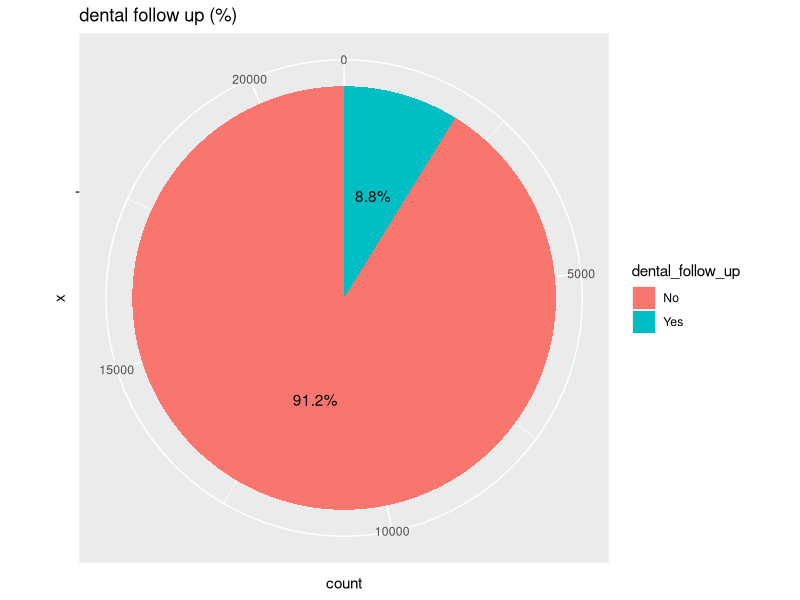
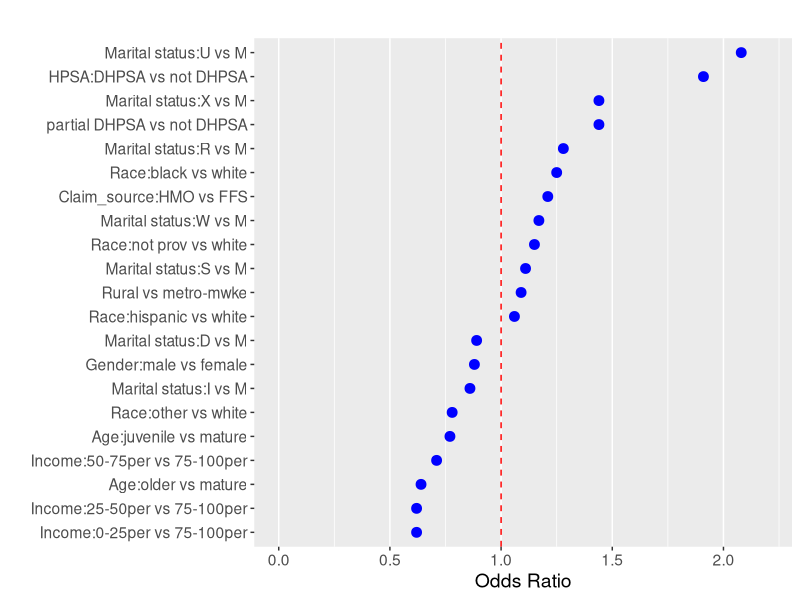
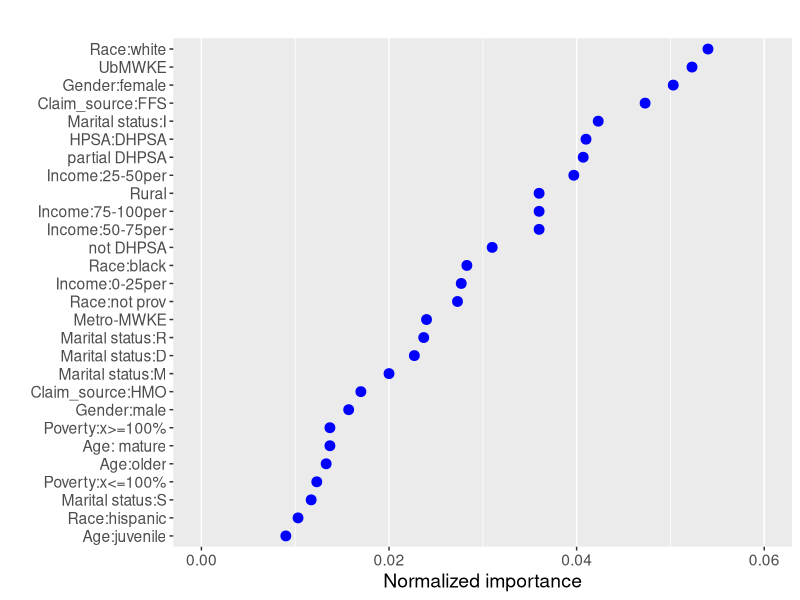
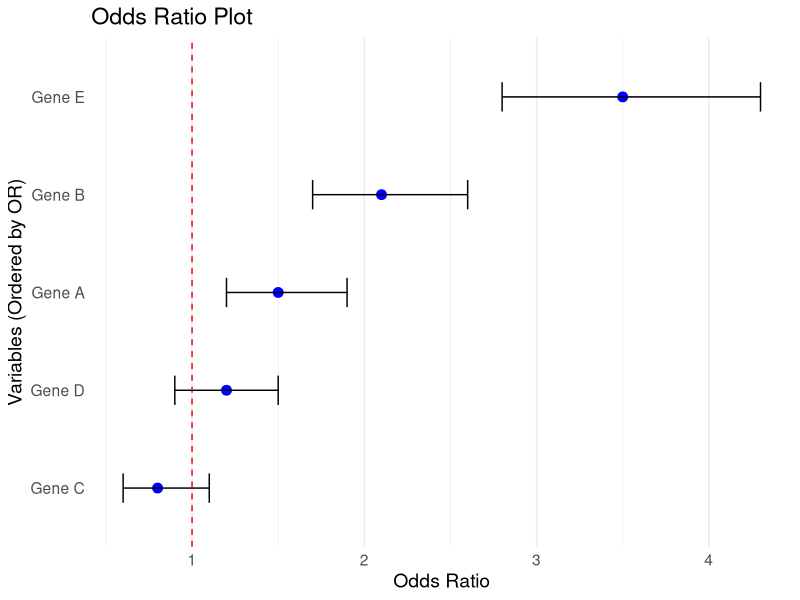
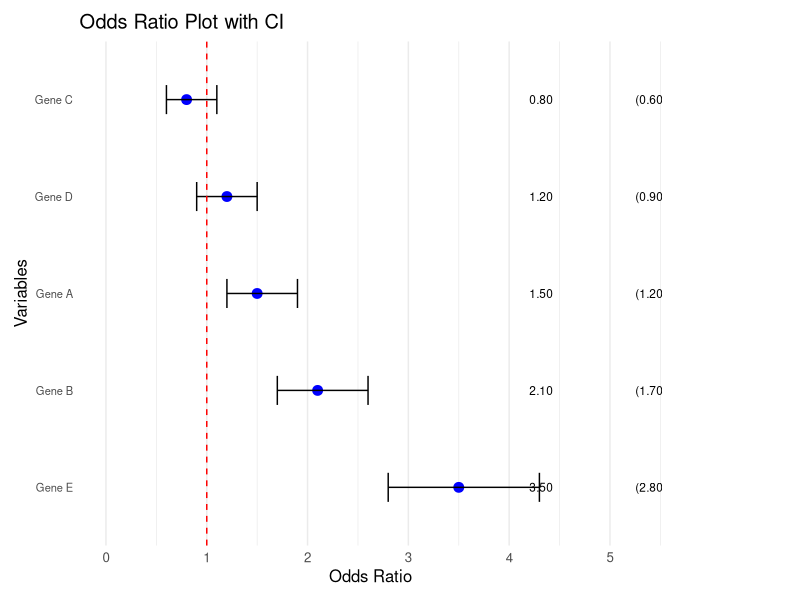

The R source for these figures, in order:
## ---- chunk 1
library(ggplot2)
## ---- chunk 2
data <- data.frame(
  dental_follow_up = c("Yes", "No"),
  count = c(1882, 19504)
)



library(scales)  # For percentage labels

# Compute percentages
data$percent <- round(100 * data$count / sum(data$count), 1)

ggplot(data, aes(x = "", y = count, fill = dental_follow_up)) +
  geom_bar(stat = "identity", width = 1) +
  coord_polar(theta = "y") +
  geom_text(aes(label = paste0(percent, "%")), position = position_stack(vjust = 0.5)) +
  labs(title = "dental follow up (%)") #+
  #theme_void()
data
## ---- chunk 3
data <- data.frame(
  Variable = c("Claim_source:HMO vs FFS", "Gender:male vs female", "Race:black vs white", "Race:hispanic vs white", "Race:not prov vs white", "Race:other vs white", "Age:juvenile vs mature", "Age:older vs mature", "HPSA:DHPSA vs not DHPSA", "partial DHPSA vs not DHPSA", "Rural vs metro-mwke", "Income:0-25per vs 75-100per", "Income:25-50per vs 75-100per", "Income:50-75per vs 75-100per", "Marital status:D vs M", "Marital status:I vs M", "Marital status:R vs M", "Marital status:S vs M", "Marital status:U vs M", "Marital status:W vs M", "Marital status:X vs M"),
  OddsRatio = c(1.21, 0.88, 1.25, 1.06, 1.15, 0.78, 0.77, 0.64, 1.91, 1.44, 1.09, 0.62, 0.62, 0.71, 0.89, 0.86, 1.28, 1.11, 2.08, 1.17, 1.44)
 # CI_Lower = c(1.2, 1.7, 0.6, 0.9, 2.8),
#  CI_Upper = c(1.9, 2.6, 1.1, 1.5, 4.3)
)

# Order Variable by OddsRatio
data$Variable <- factor(data$Variable, levels = data$Variable[order(data$OddsRatio)])


ggplot(data, aes(x = OddsRatio, y = Variable)) +
  xlim(c(0,2.2))+
  geom_point(size = 3, color = "blue") +  # Plot odds ratio as points
  #geom_errorbarh(aes(xmin = CI_Lower, xmax = CI_Upper), height = 0.3, color = "black") +  # Add confidence intervals
  geom_vline(xintercept = 1, linetype = "dashed", color = "red") +  # Reference line at OR=1
  #theme_minimal() +
  labs(
    title = "",
    x = "Odds Ratio",
    y = ""
  ) +
  theme(
    text = element_text(size = 14),
    panel.grid.major.y = element_blank()
  )

## ---- chunk 4
data <- data.frame(
  Variable = c("Claim_source:HMO", "Claim_source:FFS",  "Gender:male", "Gender:female", "Race:white", 
               "Race:black", "Race:not prov", "Race:hispanic", "Income:25-50per", "Income:50-75per", 
               "Income:75-100per", "Income:0-25per", "Age: mature", "Age:older","Age:juvenile", 
               "HPSA:DHPSA", "partial DHPSA", "not DHPSA", "Rural",  "Metro-MWKE", 
               "UbMWKE", "Marital status:D",  "Marital status:M", "Marital status:I", "Marital status:R", 
               "Marital status:S", "Poverty:x>=100%", "Poverty:x<=100%"),
  OddsRatio = c(0.017, 0.0473, 0.0157, 0.0503, 0.054,
                0.0283, 0.0273, 0.0103, 0.0397, 0.036, 
                0.036, 0.0277, 0.0137, 0.0133, 0.009, 
                0.041, 0.0407, 0.031, 0.036, 0.024, 
                0.0523, 0.0227, 0.02, 0.0423, 0.0237, 
                0.0117, 0.0137, 0.0123)
 # CI_Lower = c(1.2, 1.7, 0.6, 0.9, 2.8),
#  CI_Upper = c(1.9, 2.6, 1.1, 1.5, 4.3)
)

# Order Variable by OddsRatio
data$Variable <- factor(data$Variable, levels = data$Variable[order(data$OddsRatio)])


ggplot(data, aes(x = OddsRatio, y = Variable)) +
  xlim(c(0,0.06))+
  geom_point(size = 3, color = "blue") +  # Plot odds ratio as points
  #geom_errorbarh(aes(xmin = CI_Lower, xmax = CI_Upper), height = 0.3, color = "black") +  # Add confidence intervals
  #geom_vline(xintercept = 1, linetype = "dashed", color = "red") +  # Reference line at OR=1
  #theme_minimal() +
  labs(
    title = "",
    x = "Normalized importance",
    y = ""
  ) +
  theme(
    text = element_text(size = 14),
    panel.grid.major.y = element_blank()
  )

## ---- chunk 5
data <- data.frame(
  Variable = c("Gene A", "Gene B", "Gene C", "Gene D", "Gene E"),
  OddsRatio = c(1.5, 2.1, 0.8, 1.2, 3.5),
  CI_Lower = c(1.2, 1.7, 0.6, 0.9, 2.8),
  CI_Upper = c(1.9, 2.6, 1.1, 1.5, 4.3)
)

# Order Variable by OddsRatio
data$Variable <- factor(data$Variable, levels = data$Variable[order(data$OddsRatio)])


ggplot(data, aes(x = OddsRatio, y = Variable)) +
  geom_point(size = 3, color = "blue") +  # Plot odds ratio as points
  geom_errorbarh(aes(xmin = CI_Lower, xmax = CI_Upper), height = 0.3, color = "black") +  # Add confidence intervals
  geom_vline(xintercept = 1, linetype = "dashed", color = "red") +  # Reference line at OR=1
  theme_minimal() +
  labs(
    title = "Odds Ratio Plot",
    x = "Odds Ratio",
    y = "Variables (Ordered by OR)"
  ) +
  theme(
    text = element_text(size = 14),
    panel.grid.major.y = element_blank()
  )

## ---- chunk 6

# Sample dataset
data <- data.frame(
  Variable = c("Gene A", "Gene B", "Gene C", "Gene D", "Gene E"),
  OddsRatio = c(1.5, 2.1, 0.8, 1.2, 3.5),
  CI_Lower = c(1.2, 1.7, 0.6, 0.9, 2.8),
  CI_Upper = c(1.9, 2.6, 1.1, 1.5, 4.3)
)

# Order Variable by Odds Ratio (Descending)
data$Variable <- factor(data$Variable, levels = data$Variable[order(-data$OddsRatio)])

# Create formatted text columns for OR and CI
data$OR_Label <- sprintf("%.2f", data$OddsRatio)
data$CI_Label <- sprintf("(%.2f - %.2f)", data$CI_Lower, data$CI_Upper)

ggplot(data, aes(x = OddsRatio, y = Variable)) +
  geom_point(size = 3, color = "blue") +  # Plot OR points
  geom_errorbarh(aes(xmin = CI_Lower, xmax = CI_Upper), height = 0.3, color = "black") +  # Confidence intervals
  geom_vline(xintercept = 1, linetype = "dashed", color = "red") +  # Reference line at OR=1
  theme_minimal() +
  
  # Add OR text to the right
  geom_text(aes(x = max(OddsRatio) * 1.2, label = OR_Label), hjust = 0, size = 3) +
  
  # Add CI text to the right
  geom_text(aes(x = max(OddsRatio) * 1.5, label = CI_Label), hjust = 0, size = 3) +

  # Adjust x-axis limits to make space for text columns
  scale_x_continuous(limits = c(0, max(data$OddsRatio) * 1.5)) +
  
  # Labels
  labs(
    title = "Odds Ratio Plot with CI",
    x = "Odds Ratio",
    y = "Variables"
  ) +
  
  # Adjust theme to improve readability
  theme(
    text = element_text(size = 12),
    panel.grid.major.y = element_blank(),
    axis.text.y = element_text(size = 8),
    plot.margin = margin(10, 100, 10, 10)  # Add space for text columns
  )

